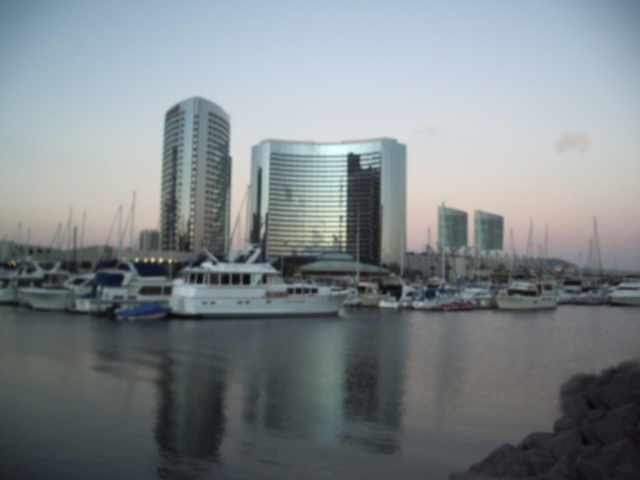
//> input picture 07/01/issue_input1.jpg, 640 x 480 px
$ ./07_x22004_grayscale   (built with g++ and OpenCV 4)
//> lines starting //> are read from the running program, lines starting //| are printed output that depends on the picture
#include<iostream>
#include<opencv2/opencv.hpp>

#define FILE_NAME1 "../issue_input1.jpg"
#define FILE_NAME2 "../issue_input2.jpg"

#define THREDHOLD (8)

#define FILTER_SIZE (5)

#define WINDOW_NAME_SUB "sub"
#define WINDOW_NAME_OUTPUT "output"

int main(int argc, char const *argv[]){
    // 1. 画像をグレースケールで入力
    cv::Mat src_img1 = cv::imread(FILE_NAME1, 0);
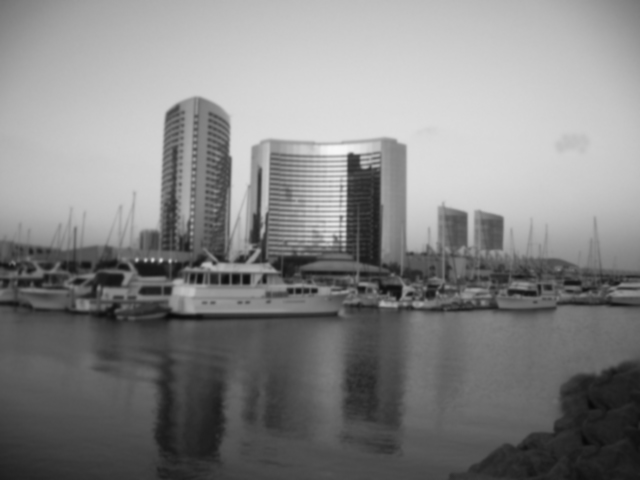
//> src_img1: 480 rows x 640 cols, CV_8UC1; min 8, max 247, mean 132.3
    cv::Mat src_img2 = cv::imread(FILE_NAME2, 0);
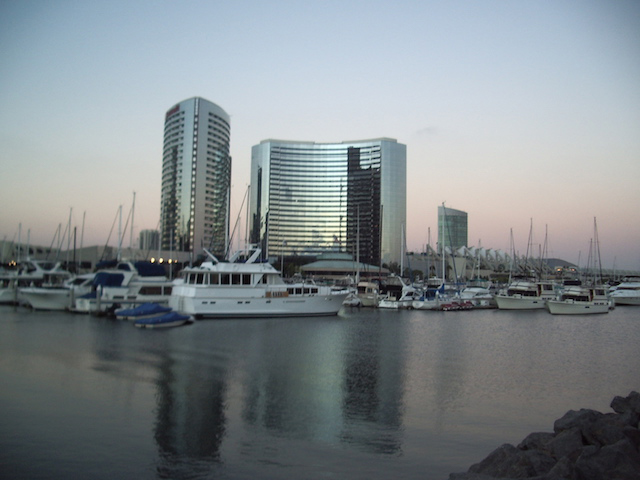
//> input picture 07/01/issue_input2.jpg, 640 x 480 px
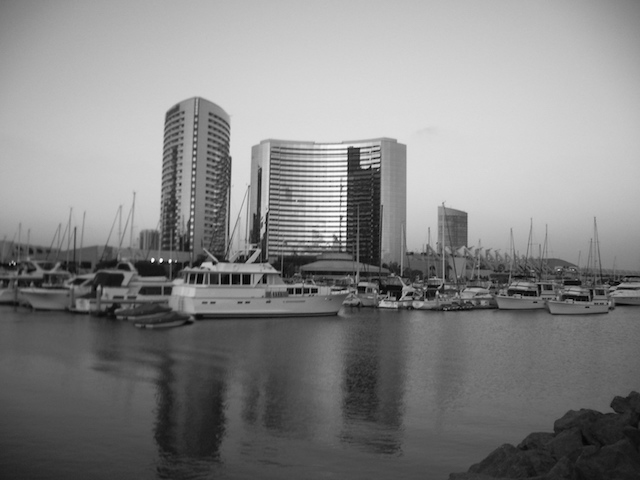
//> src_img2: 480 rows x 640 cols, CV_8UC1; min 0, max 254, mean 133
    if(src_img2.empty() || src_img1.empty()){
        fprintf(stderr, "Failed to open file.\n");
        return -1;
    }

    // 2. ガウンシアンフィルタをinput2に適応
    cv::GaussianBlur(src_img2, src_img2, cv::Size(FILTER_SIZE, FILTER_SIZE), 0, 0);

    cv::Mat sub_img = cv::Mat(src_img1.size(), CV_8UC1);
    cv::Mat dst_img = cv::Mat(src_img1.size(), CV_8UC3);


    // 3. 画像の差分を取る
    int x, y;
    cv::Vec3b s;
    s[0] = 0;
    s[1] = 0;
    s[2] = 0;
    for(y = 0; y < src_img1.rows; y++){
        for(x = 0; x < src_img2.cols; x++){
            int s1 = (int)src_img1.at<uchar>(y, x);
            int s2 = (int)src_img2.at<uchar>(y, x);

            int s_result = abs(s1 - s2);
            sub_img.at<uchar>(y, x) = (uchar)s_result;


            // 4. 差分が閾値より大きければ赤、小さければ黒にする
            if(s_result > THREDHOLD)
                s[2] = 255;
            else
                s[2] = 0;

            dst_img.at<cv::Vec3b>(y, x) = s;
        }
    }
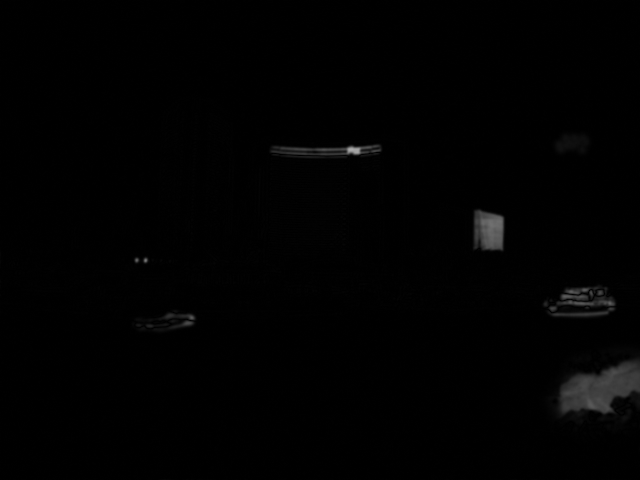
//> sub_img: 480 rows x 640 cols, CV_8UC1; min 0, max 171, mean 1.6
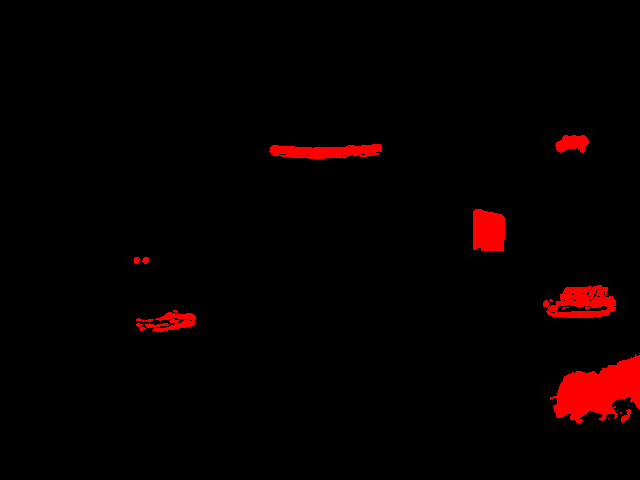
//> dst_img: 480 rows x 640 cols, CV_8UC3; mean B, G, R 0, 0, 7.3

    // 出力
    cv::imshow(WINDOW_NAME_SUB, sub_img);
    cv::imshow(WINDOW_NAME_OUTPUT, dst_img);
    cv::waitKey();

    return 0;
}
